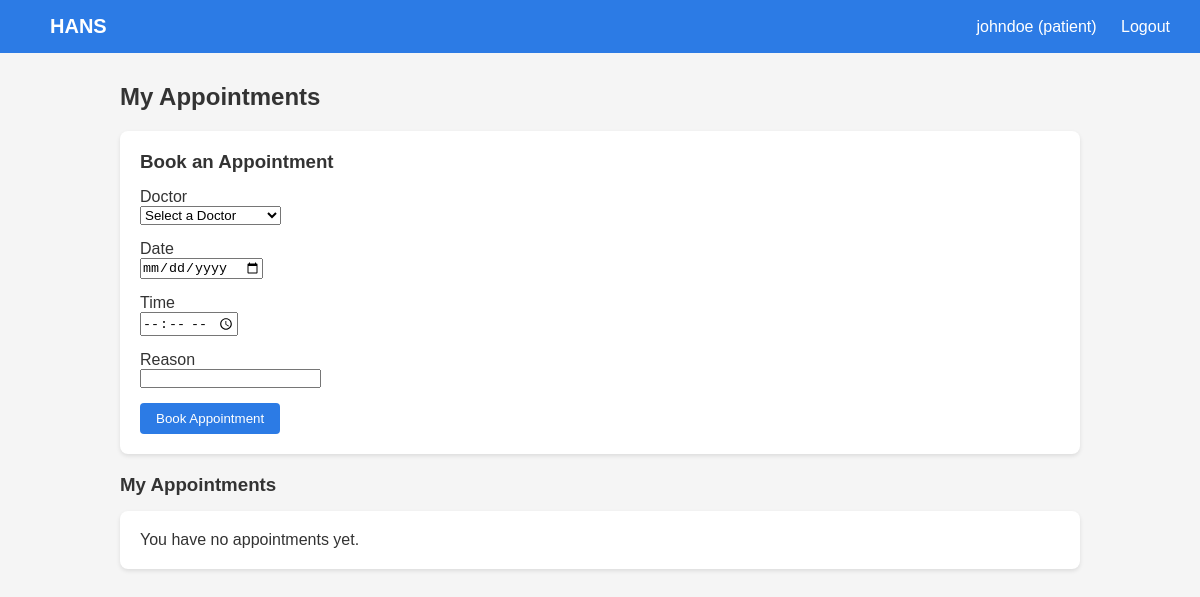
Before: /appointments/ (signed in) with the older database file.
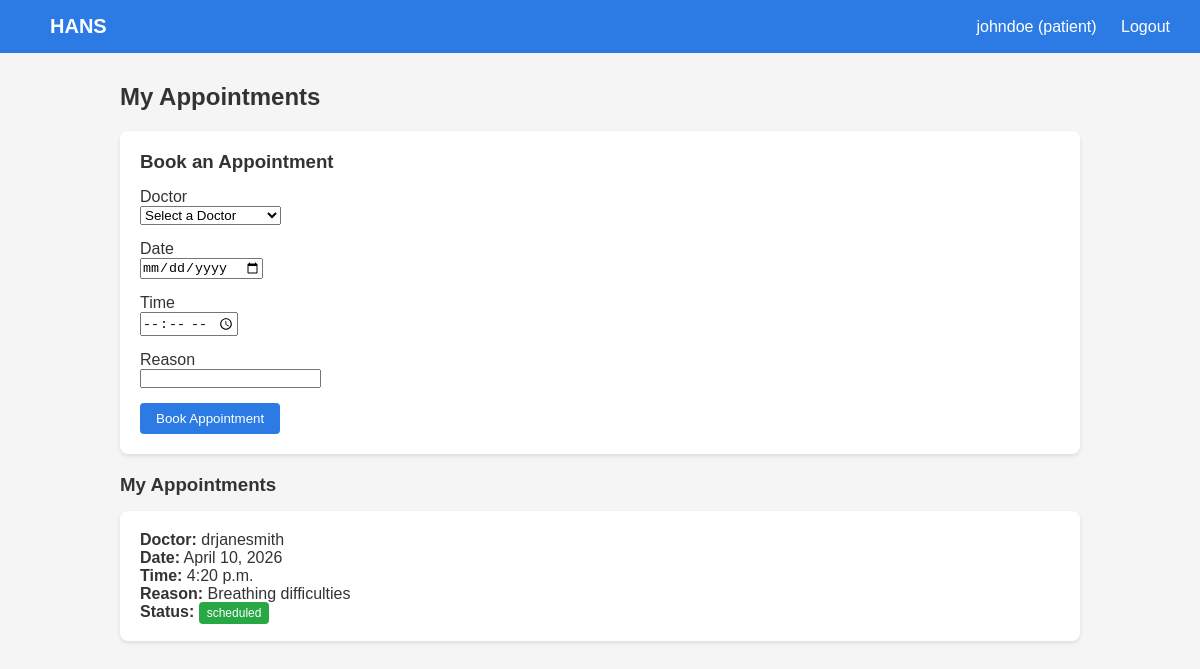
After: the same page with the newer database file.
### users/models.py (models this page shows)
class User(AbstractUser):
    ROLE_PATIENT = 'patient'
    ROLE_DOCTOR = 'doctor'
    ROLE_ADMIN = 'admin'
    ROLE_CHOICES = [
        (ROLE_PATIENT, 'Patient'),
        (ROLE_DOCTOR, 'Doctor'),
        (ROLE_ADMIN, 'Admin'),
    ]
    role = models.CharField(max_length=10,
                            choices=ROLE_CHOICES,
                            default=ROLE_PATIENT)
    def __str__(self):
        return f"{self.username} ({self.role})"

### appointments/models.py (models this page shows, shortened)
class Appointment(models.Model):
    STATUS_CHOICES = [
        ('pending', 'Pending'),
        ('scheduled', 'Scheduled'),
        ('completed', 'Completed'),
        ('canceled', 'Canceled'),
    ]
    patient = models.ForeignKey(
        settings.AUTH_USER_MODEL,
        on_delete=models.CASCADE,
        related_name='patient_appointments')
    doctor = models.ForeignKey(
        settings.AUTH_USER_MODEL,
        on_delete=models.CASCADE,
        related_name='doctor_appointments')
    appointment_date=models.DateField()
    appointment_time=models.TimeField()
    reason=models.CharField(max_length=255,blank=True)
    status = models.CharField(
        max_length=20,
        choices=STATUS_CHOICES,
        default='pending')
    cancellation_reason=models.TextField(blank=True, null=True)
    created_at = models.DateTimeField(auto_now_add=True)
    updated_at = models.DateTimeField(auto_now=True)

### appointments/views.py (the view)
# urls.py: path('', views.patient_dashboard, name='patient_dashboard'),
@login_required
def patient_dashboard(request):
    appointments = Appointment.objects.filter(
        patient=request.user
    ).order_by('-appointment_date')
    if request.method == 'POST':
        form = AppointmentForm(request.POST)
        if form.is_valid():
            appointment = form.save(commit=False)
            appointment.patient = request.user
            appointment.save()
            return redirect('patient_dashboard')
    else:
        form = AppointmentForm()
    return render(request, 'appointments/patient_dashboard.html', {
        'appointments': appointments,
        'form': form
    })

### appointments/forms.py
class AppointmentForm(forms.ModelForm):
    doctor = forms.ModelChoiceField(
        queryset=User.objects.filter(role=User.ROLE_DOCTOR),
        empty_label="Select a Doctor"
    )
    class Meta:
        model = Appointment
        fields = ['doctor', 'appointment_date', 'appointment_time', 'reason']
        widgets = {
            'appointment_date': forms.DateInput(attrs={'type': 'date'}),
            'appointment_time': forms.TimeInput(attrs={'type': 'time'}),
        }

### templates/appointments/patient_dashboard.html (shortened to what this page needs)
{% extends "base.html" %}
{% block content %}
<h2 style="margin-bottom: 20px;">My Appointments</h2>
<div class="card">
    <h3 style="margin-bottom: 15px;">Book an Appointment</h3>
    <form method="POST">
        <div style="margin-bottom: 15px;">
            <label>Doctor</label><br>
            {{ form.doctor }}
        </div>
        <div style="margin-bottom: 15px;">
            <label>Date</label><br>
            {{ form.appointment_date }}
        </div>
        <div style="margin-bottom: 15px;">
            <label>Time</label><br>
            {{ form.appointment_time }}
        </div>
        <div style="margin-bottom: 15px;">
            <label>Reason</label><br>
            {{ form.reason }}
        </div>
        <button type="submit" class="btn btn-primary">Book Appointment</button>
    </form>
</div>
<h3 style="margin-bottom: 15px;">My Appointments</h3>
{% if appointments %}
    {% for appointment in appointments %}
        <div class="card">
            <p><strong>Doctor:</strong> {{ appointment.doctor.username }}</p>
            <p><strong>Date:</strong> {{ appointment.appointment_date }}</p>
            <p><strong>Time:</strong> {{ appointment.appointment_time }}</p>
            <p><strong>Reason:</strong> {{ appointment.reason }}</p>
            <p><strong>Status:</strong>
                <span class="badge badge-{{ appointment.status }}">{{ appointment.status }}</span>
            </p>
        </div>
    {% endfor %}
{% else %}
    <div class="card">
        <p>You have no appointments yet.</p>
    </div>
{% endif %}
{% endblock %}

### templates/base.html (shortened to what this page needs)
<!DOCTYPE html>
<html lang="en">
<head>
</head>
<body>
    <nav>
        <a href="/" class="brand">HANS</a>
        <div>
            {% if request.user.is_authenticated %}
                <span style="color: white;">{{ request.user.username }}
                     ({{ request.user.role }})</span>
                <a href="{% url 'users:logout' %}">Logout</a>
            {% else %}
                <a href="{% url 'users:login' %}">Login</a>
            {% endif %}
        </div>
    </nav>
    <div class="container">
        {% block content %}
        {% endblock %}
    </div>
</body>
</html>

### templates/base.html (style rules this page uses)
* { margin: 0; padding: 0; box-sizing: border-box; }
body { font-family: Arial, sans-serif; background: #f5f5f5; color: #333; }
nav { background: #2c7be5; padding: 15px 30px; display: flex; justify-content: space-between; align-items: center; }
nav a { color: white; text-decoration: none; margin-left: 20px; }
nav .brand { font-size: 20px; font-weight: bold; color: white; text-decoration: none; }
.container { max-width: 1000px; margin: 30px auto; padding: 0 20px; }
.card { background: white; border-radius: 8px; padding: 20px; margin-bottom: 20px; box-shadow: 0 2px 4px rgba(0,0,0,0.1); }
.btn { padding: 8px 16px; border: none; border-radius: 4px; cursor: pointer; text-decoration: none; display: inline-block; }
.btn-primary { background: #2c7be5; color: white; }
.badge { padding: 4px 8px; border-radius: 4px; font-size: 12px; }
.badge-scheduled { background: #28a745; color: white; }

Changed rows visible on the page:
added Appointment: doctor.username "drjanesmith", appointment_date "April 10, 2026", appointment_time "4:20 p.m.", reason "Breathing difficulties", status "scheduled"
Other visible differences:
text no longer shown: "You have no appointments yet."
